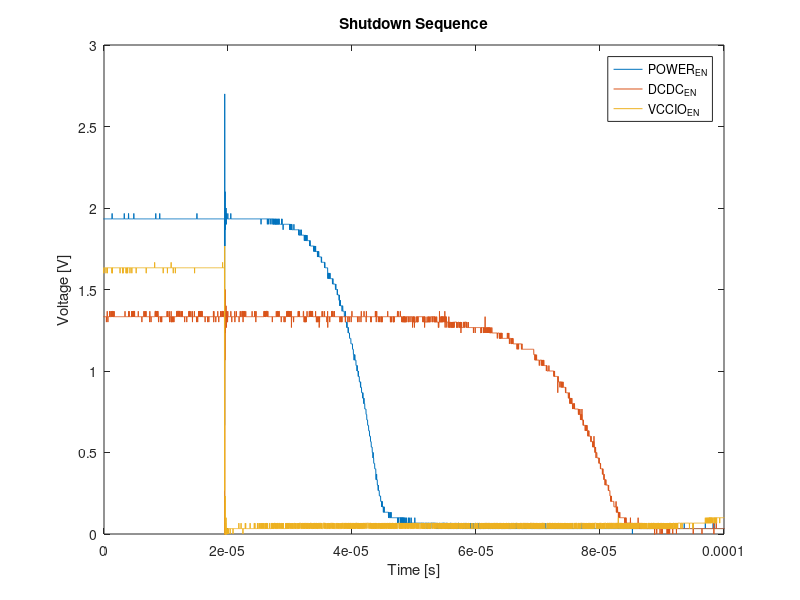

This chart was generated by the following MATLAB code: (Note: this script raises an error after producing the figure.)
clear all; close all; clc;

to_tikz = 1;


C1 = csvread('C1controller-board2-microzed-shutdown00000.txt',5,0);
C2 = csvread('C2controller-board2-microzed-shutdown00000.txt',5,0);
C3 = csvread('C3controller-board2-microzed-shutdown00000.txt',5,0);
C4 = csvread('C4controller-board2-microzed-shutdown00000.txt',5,0);

timeshift = -4.82e-4;
time_C1 = C1(:,1) + timeshift;
data_C1 = C1(:,2);

time_C2 = C2(:,1) + timeshift;
data_C2 = C2(:,2);

time_C3 = C3(:,1) + timeshift;
data_C3 = C3(:,2);

time_C4 = C4(:,1) + timeshift;
data_C4 = C4(:,2);

plot(time_C1, data_C1,time_C3, data_C3,time_C2, data_C2)

title('Shutdown Sequence')
xlabel('Time [s]')
ylabel('Voltage [V]')

 xlim([0 1e-4])
 ylim([0 3])

 
 legend('POWER_{EN}','DCDC_{EN}','VCCIO_{EN}')

if to_tikz == 1
    cleanfigure()
    matlab2tikz('controllerboardv2_shutdown.tex');
end